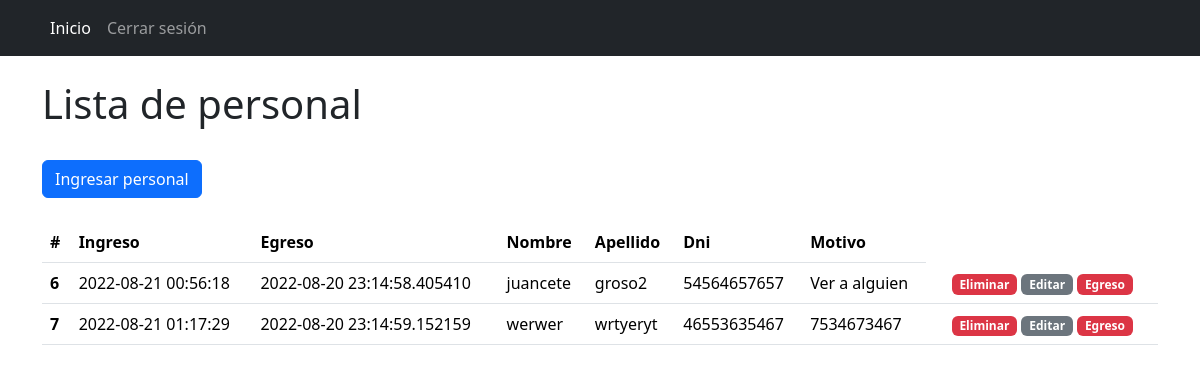
Before: /index (signed in) with the older database file.
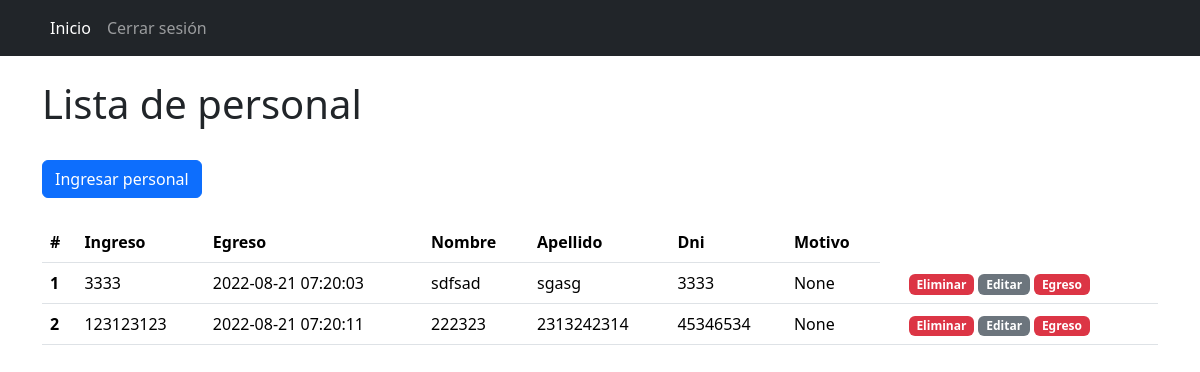
After: the same page with the newer database file.
### tables this page shows
CREATE TABLE personal (
    id INTEGER PRIMARY KEY AUTOINCREMENT,
    nombre TEXT NOT NULL,
    apellido TEXT NOT NULL,
    timestamp DATE DEFAULT (datetime('now','localtime')),
    telefono INTEGER NOT NULL,
    dni INTEGER NOT NULL,
    ingreso timestamp NOT NULL DEFAULT CURRENT_TIMESTAMP,
    egreso timestamp,
    motivo TEXT NOT NULL 
);

### app/routes/__init__.py (the view)
@app.route('/')  # http://localhost:5000/
@app.route('/index')
@login_required
def index():
    if request.method == 'GET' and request.args.get('borrar'):
        eliminar_personal(request.args.get('borrar'))
        flash('Se ha eliminado el empleado', 'success')
    return render_template('index.html', titulo="Inicio", personal=get_personal())

### app/auth.py (called while the page is built)
def login_required(func):
    @wraps(func)
    def decorated_function(*args, **kwargs):
        if 'usuario' not in session:
            return redirect(url_for('login'))
        return func(*args, **kwargs)
    return decorated_function

### app/dbasedb/__init__.py (called while the page is built)
def get_db():
    conn = sqlite3.connect('app/database.db')
    return conn

### app/handlers/__init__.py (called while the page is built)
def get_personal():
    db = get_db()
    cursor = db.cursor()
    consulta = "SELECT * FROM personal"
    cursor.execute(consulta)
    row = cursor.fetchall()
    return row
    """Devuelve una lista de diccionarios con los datos de los empleados

    :return: lista de diccionarios con los datos de los empleados
    """

### app/templates/index.html
{% extends "base.html" %}
{% block content %}
  <h1>Lista de personal</h1>
  <br>
  <a href="{{ url_for('ingresar_personal') }}"><button type="button" class="btn btn-primary">Ingresar personal</button></a>
  <br><br>
  <table class="table">
    <thead>
      <tr>
        <th scope="col">#</th>
        <th scope="col">Ingreso </th>
        <th scope="col">Egreso</th>
        <th scope="col">Nombre</th>
        <th scope="col">Apellido</th>
        <th scope="col">Dni</th>
        <th scope="col">Motivo</th>
      </tr>
    </thead>
    <tbody>
      {% for p in personal %}
      <tr>
        <th scope="row">{{ p[0] }}</th>
        <td>{{ p[5] }}</td>
        <td>{{ p[6] }}</td>
        <td>{{ p[1] }}</td>
        <td>{{ p[2] }}</td>
        <td>{{ p[4] }}</td>
        <td>{{ p[7] }}</td>
        <td></td>
        <td>
          <a href="{{ url_for('index', borrar=p[0]) }}"><span class="badge bg-danger">Eliminar</span></a>
          <a href="{{ url_for('editar_personal', id_empleado=p[0]) }}"><span class="badge bg-secondary">Editar</span></a>
          <a href="{{ url_for('egreso', id_empleado=p[0]) }}"><span class="badge bg-danger">Egreso</span></a>
        </td>
      </tr>
      {% endfor %}
    </tbody>
  </table>
{% endblock %}

### app/templates/base.html (shortened to what this page needs)
{% from 'bootstrap/nav.html' import render_nav_item %}
{% from 'bootstrap/utils.html' import render_messages %}
<!doctype html>
<html>
    <head>
      {{ bootstrap.load_css() }}
    </head>
    <body>
      <nav class="navbar navbar-expand-lg navbar-dark bg-dark mb-4">
        <div class="container">
        <div class="collapse navbar-collapse" id="navbarSupportedContent">
            <ul class="navbar-nav mr-auto">
                {{ render_nav_item('index', 'Inicio', use_li=True) }}
                {% if session['usuario'] %}
                {{ render_nav_item('logout', 'Cerrar sesión', use_li=True) }}
                {% endif %}
            </ul>
        </div>
        </div>
      </nav>
      <main class="container">
        {% block content %}{% endblock %}
      </main>
    </body>
</html>

Changed rows visible on the page:
removed personal: id "6", ingreso "2022-08-21 00:56:18", egreso "2022-08-20 23:14:58.405410", nombre "juancete", apellido "groso2", dni "54564657657", motivo "Ver a alguien"
removed personal: id "7", ingreso "2022-08-21 01:17:29", egreso "2022-08-20 23:14:59.152159", nombre "werwer", apellido "wrtyeryt", dni "46553635467", motivo "7534673467"
added personal: id "1", dni "3333", ingreso "2022-08-21 07:20:03", nombre "sdfsad", apellido "sgasg", telefono "3333", p "None"
added personal: id "2", dni "123123123", ingreso "2022-08-21 07:20:11", nombre "222323", apellido "2313242314", telefono "45346534", p "None"
